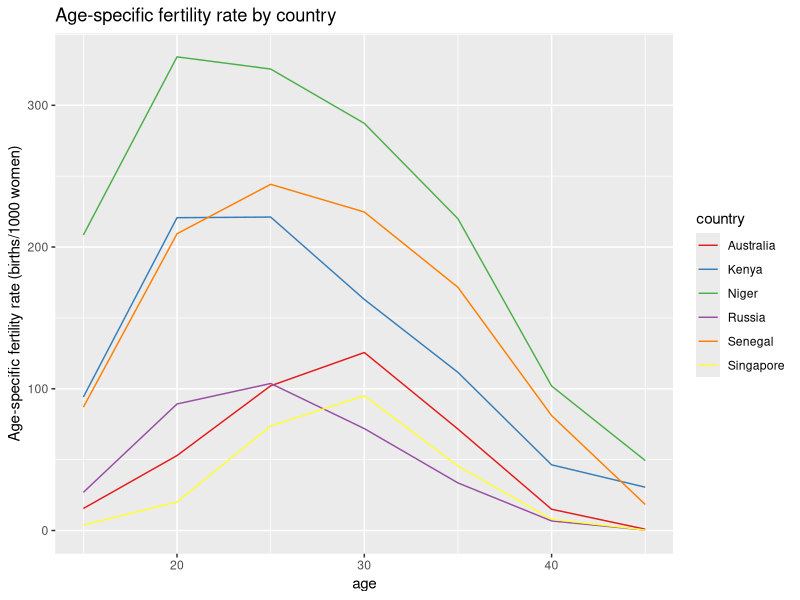
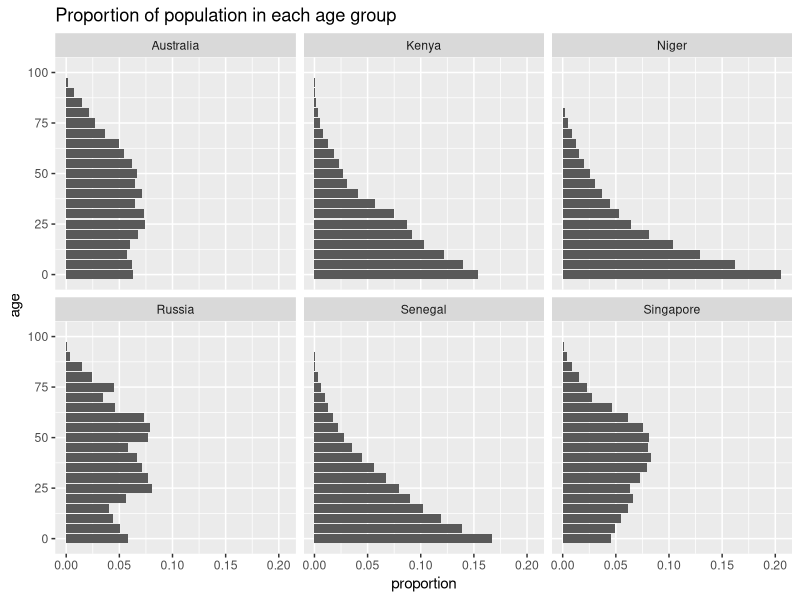

Source code (R) for these figures, in order:
## ---- chunk 1
# run this chunk first!
knitr::opts_chunk$set(echo = TRUE)
library(tidyverse)
tot = 0
## ---- chunk 2
d <- read.csv("projection_data_long.csv")
## ---- chunk 3
d %>% 
  filter(country=="Australia") %>% 
  head
## ---- chunk 4
# calculate life expectancy at birth 
# we know radix is 100,000
radix <- 10^5

d %>% 
  group_by(country) %>% 
  summarise(e0 = sum(nLx)/radix) %>%
  arrange(e0) # arrange by increasing life expectancy

## ---- chunk 5
# calculate TFR, GRR and NRR by country
# set fraction female at birth to be 0.4886
ffab <- 0.4886

d %>% 
  filter(age >= 15, age < 50) %>% # restrict our dataset to be fertility rates for women aged 15-49
  group_by(country) %>% 
  summarise(tfr = sum(nFx*5)/1000, 
            grr = tfr*ffab,
            nrr = sum(nFx*nLx*ffab/radix)/1000) %>%
  arrange(tfr)
## ---- chunk 6
# create a dataset which only has reproductive ages (15-49)
d_rpa <- d %>% filter(age>=15, age <50)

# plot age-specific fertility rates
ggplot(data = d_rpa, aes(x = age, y = nFx, color = country)) + 
  geom_line()+
  ylab("Age-specific fertility rate (births/1000 women)")+
  ggtitle("Age-specific fertility rate by country")+ 
  scale_color_brewer(palette="Set1")
## ---- chunk 7
# calculate mean age 
d %>% 
  group_by(country) %>%
  summarise(mean_age = sum((age+2.5)*nKx)/sum(nKx)) %>%
  arrange(mean_age)
## ---- chunk 8
# let's calculate the proportion in each age group so we can compare across countries
d <- d %>% 
  group_by(country) %>%
  mutate(nCx = nKx/sum(nKx))
## ---- chunk 9
ggplot(d, aes(x = age, y = nCx)) + 
  facet_wrap(~country, ncol=3)+
  geom_bar(stat="identity", position = "dodge")+
  ggtitle("Proportion of population in each age group")+
  ylab("proportion")+
  coord_flip()
